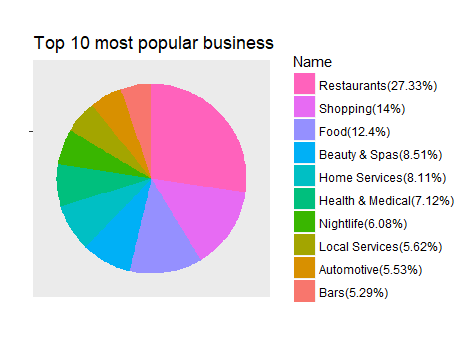

Recreate this plot in R.
business<-dbGetQuery(channel, "select * from business;")
categories = str_split(str_replace_all(business$categories,"\r",""),";")
categories = as.data.frame(unlist(categories))
colnames(categories) = c("Name")

temp<-(categories %>%
  group_by(Name) %>%
  summarise(Count = n()) %>%
  arrange(desc(Count)) %>%
  ungroup() %>%
  mutate(Name = reorder(Name,Count)) %>%
  head(10))

  ggplot(temp,aes(x = "", y = Count, fill = Name)) + 
  geom_bar(stat = "identity",width=1) + 
  coord_polar(theta = "y")+ 
  theme(axis.text.x = element_blank()) +scale_fill_discrete( breaks=temp$Name,labels = paste( as.vector(temp$Name),"(", round(temp$Count/ sum(temp$Count) * 100, 2), "%)", sep = ""))+
  theme(panel.grid=element_blank())+
  labs(x="",y="",title="Top 10 most popular business")
